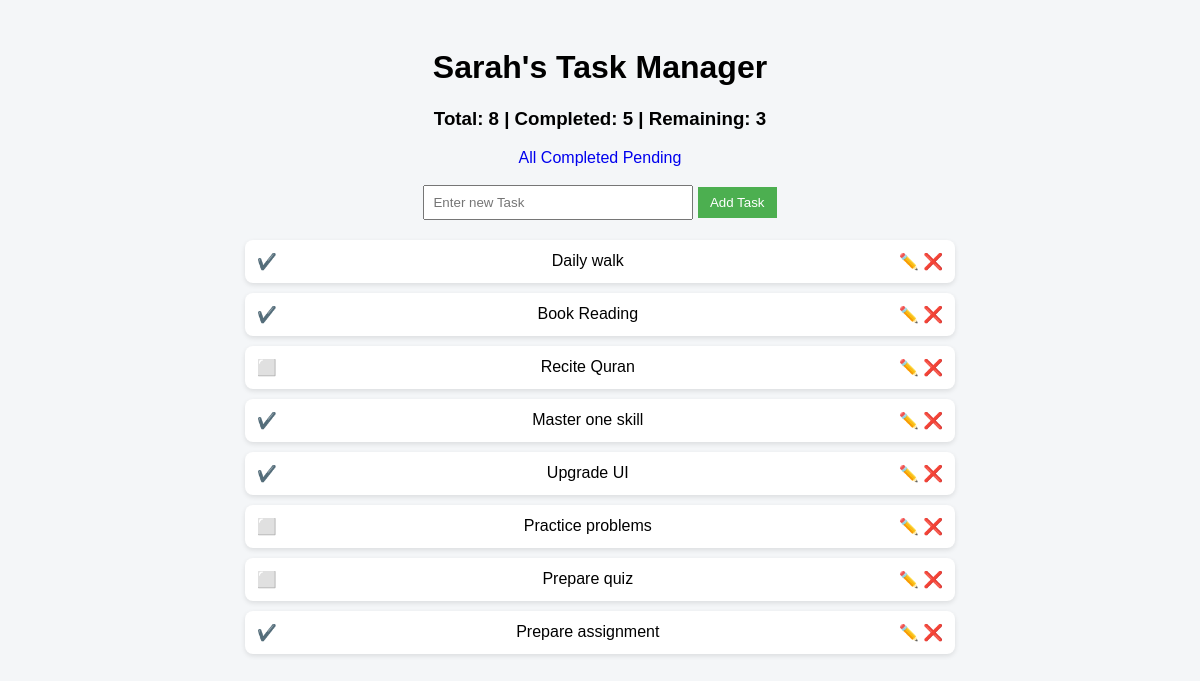
Before: / with the older database file.
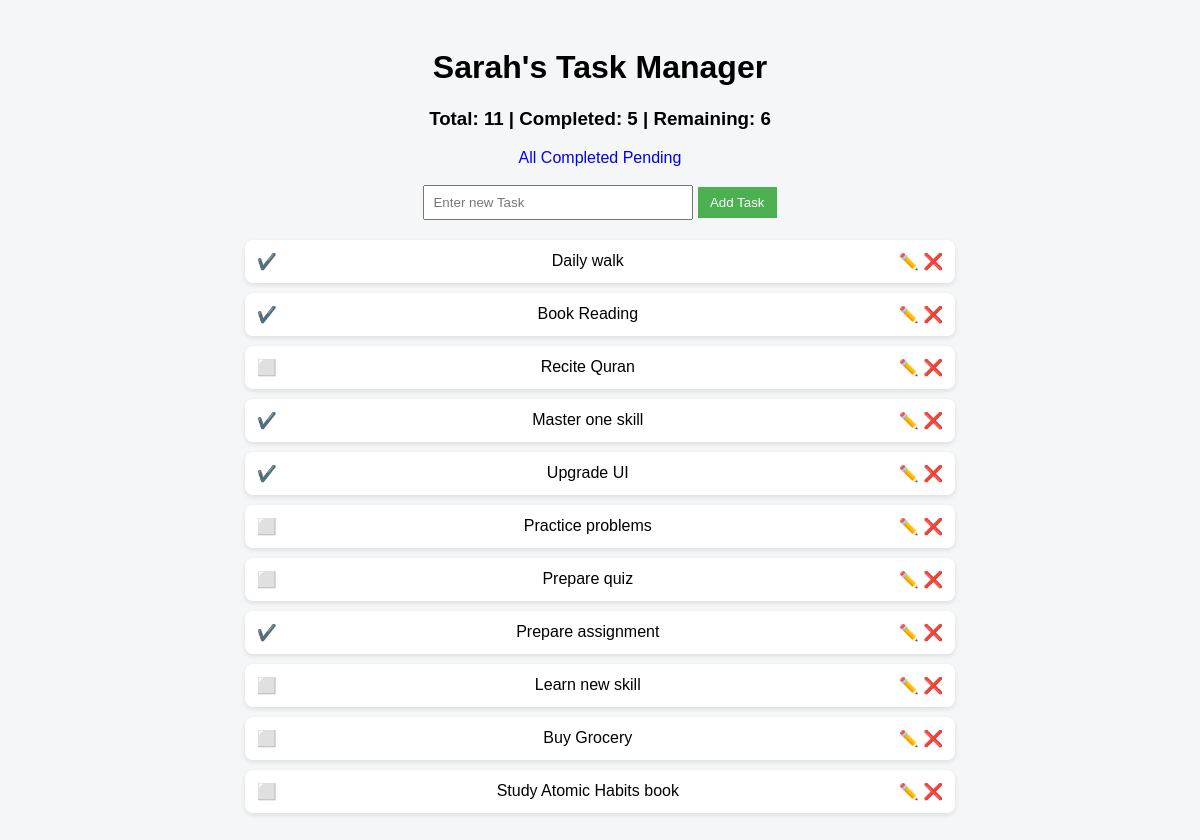
After: the same page with the newer database file.
### tables this page shows
CREATE TABLE tasks(
    id INTEGER PRIMARY KEY AUTOINCREMENT,
    title TEXT,
    completed INTEGER DEFAULT 0
    );

### app.py (the view)
@app.route('/')
def index():
  filter_type=request.args.get('filter','all')
  if filter_type == 'completed':
    tasks=database.get_completed_task()
  elif filter_type == 'pending':
    tasks=database.get_pending_task()
  else:
    tasks=database.get_data()
  total,completed,remaining=database.count_task()
  return render_template("index.html",tasks=tasks,total=total,completed=completed,remaining=remaining)

### database.py (called while the page is built)
def connect_db():
  return sqlite3.connect('task.db')

def get_data():
  conn=connect_db()
  c=conn.cursor()
  c.execute("SELECT * FROM tasks")
  data=c.fetchall()
  conn.close()
  return data

def count_task():
  conn=connect_db()
  c=conn.cursor()
  c.execute("SELECT COUNT(*) FROM tasks")
  total=c.fetchone()[0]
  c.execute("SELECT COUNT(*) FROM tasks where completed=1")
  completed=c.fetchone()[0]
  remaining = total-completed
  return total,completed,remaining

### templates/index.html (shortened to what this page needs)
<!doctype html>
<html lang="en">
  <head>
    <link rel="stylesheet" href={{url_for('static',filename="style.css")}}>
  </head>
  <body>
    <h1>Sarah's Task Manager</h1>
    <h3>
      Total: {{total}} |
      Completed: {{completed}} |
      Remaining: {{remaining}}
    </h3>
    <div style="text-align:center;">
      <a href="/?filter=all">All</a>
      <a href="/?filter=completed">Completed</a>
      <a href="/?filter=pending">Pending</a>
    </div>
    <br>
    <form action="/add" method="POST">
      <input type="text" name="title" placeholder="Enter new Task" required />
      <button type="submit">Add Task</button>
    </form>
    <ul>
      {% for task in tasks %}
      <li>
        <a href="/toggle/{{task[0]}}">
          {% if task[2] == 1 %}
            ✔️
          {% else %}
            ⬜
          {% endif %}
        </a>
        {{task[1]}}
        <div>
          <a href="/edit/{{task[0]}}">✏️</a>
          <a href="/delete/{{task[0]}}">❌</a>
        </div>
      </li>
      {% endfor %}
    </ul>
  </body>
</html>

Changed rows visible on the page:
added tasks: title "Learn new skill"
added tasks: title "Buy Grocery"
added tasks: title "Study Atomic Habits book"
Other visible differences:
{{ total }}: "8" → "11"
{{ remaining }}: "3" → "6"
